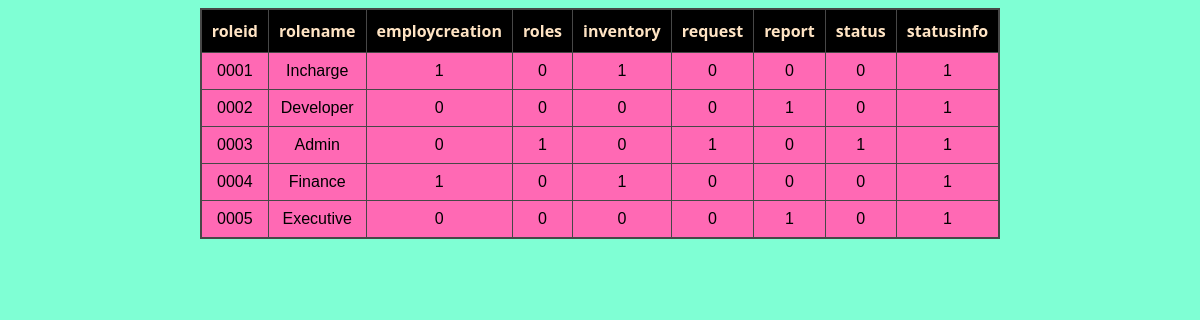
/rolestableinfo.php, run on the app's committed database.
### tables this page shows
CREATE TABLE `rolemasterdetails` (
  `roleid` varchar(100) NOT NULL,
  `rolename` varchar(250) NOT NULL,
  `employcreation` varchar(200) NOT NULL,
  `edit/delete` varchar(200) NOT NULL,
  `roles` varchar(150) NOT NULL,
  `inventory` varchar(200) NOT NULL,
  `edit/deleteitems` varchar(200) NOT NULL,
  `request` varchar(200) NOT NULL,
  `edit/deleterequest` varchar(200) NOT NULL,
  `approverequest` varchar(200) NOT NULL,
  `createproject` varchar(200) NOT NULL,
  `edit/deleteproject` varchar(200) NOT NULL,
  `report` varchar(200) NOT NULL,
  `status` varchar(200) NOT NULL,
  `statusinfo` varchar(121) NOT NULL
);

### rolestableinfo.php (the view, shortened to what this page needs)
<!DOCTYPE html>
<html lang="en">
<head>
</head>
<body>
<?php
include "config.php";
$result = mysqli_query($conn,"SELECT * FROM `rolemasterdetails`");
echo "<table border= '1' align = 'center'>
          <tr>
          <th>roleid</th>
          <th>rolename</th>
          <th>employcreation</th>
          <th>roles</th>
          <th>inventory</th>
          <th>request</th>
          <th>report</th>
          <th>status</th>
          <th>statusinfo</th>
          </tr>";
          while($row = mysqli_fetch_array($result))
            {
                echo "<tr>";
                echo "<td>" . $row['roleid'] . "</td>";
                echo "<td>" . $row['rolename'] . "</td>";
                echo "<td>" . $row['employcreation'] . "</td>";
                echo "<td>" . $row['roles'] . "</td>";
                echo "<td>" . $row['inventory'] . "</td>";
                echo "<td>" . $row['request'] . "</td>";
                echo "<td>" . $row['report'] . "</td>";
                echo "<td>" . $row['status'] . "</td>";
                echo "<td>" . $row['statusinfo'] . "</td>";
                echo "</tr>";
            }
                echo "</table>";
?>
</body>
</html>

### rolestableinfo.php (style rules this page uses)
body { background-color:aquamarine; }
tr th { background-color: black; padding: 10px; color: bisque; font-family: 'Segoe UI', Tahoma, Geneva, Verdana, sans-serif; }
tr td { padding: 9px; font-family: 'Gill Sans', 'Gill Sans MT', Calibri, 'Trebuchet MS', sans-serif; background-color:hotpink; }
table { margin: auto; width: 50%; border-style: none; border-spacing: 0; border-collapse: collapse; text-align: center; padding: 12px; border: 2px solid rgb(71, 71, 71); }

### data on the page
rolemasterdetails: roleid "0001", rolename "Incharge", employcreation "1", roles "0", inventory "1", request "0", report "0", status "0", statusinfo "1"
rolemasterdetails: roleid "0002", rolename "Developer", employcreation "0", roles "0", inventory "0", request "0", report "1", status "0", statusinfo "1"
rolemasterdetails: roleid "0003", rolename "Admin", employcreation "0", roles "1", inventory "0", request "1", report "0", status "1", statusinfo "1"
rolemasterdetails: roleid "0004", rolename "Finance", employcreation "1", roles "0", inventory "1", request "0", report "0", status "0", statusinfo "1"
rolemasterdetails: roleid "0005", rolename "Executive", employcreation "0", roles "0", inventory "0", request "0", report "1", status "0", statusinfo "1"
